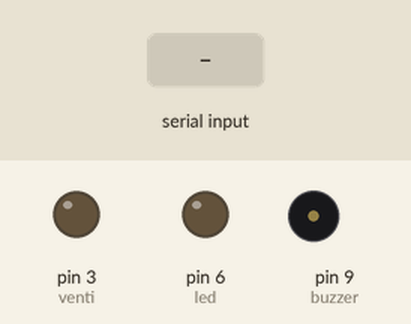
Recording of a sketch running on a simulated Arduino Uno, built with avr-gcc and run on an emulated ATmega328P. Shown: output pins drawn as LEDs (lit = HIGH), buzzer (waves = sounding, pin HIGH). The inputs (shaded band) are chosen by the test bench.

Above: at 1.2 s.
1.3 s: "a" received over Serial
At 1.8 s:
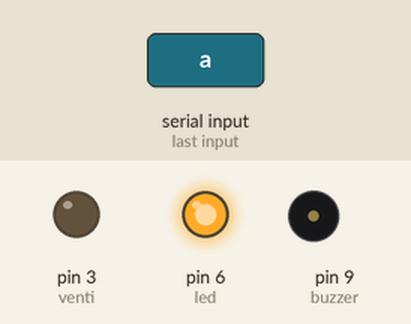
2.8 s: "c" received over Serial
At 4.0 s:
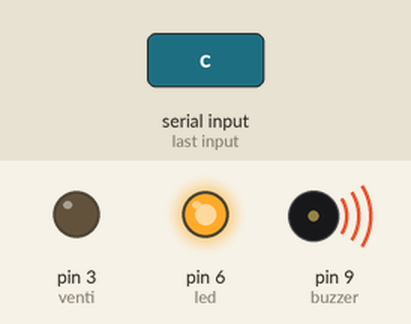
4.3 s: "b" received over Serial
At 5.2 s:
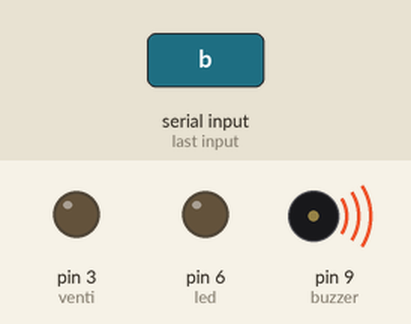
5.8 s: "e" received over Serial
At 6.4 s:
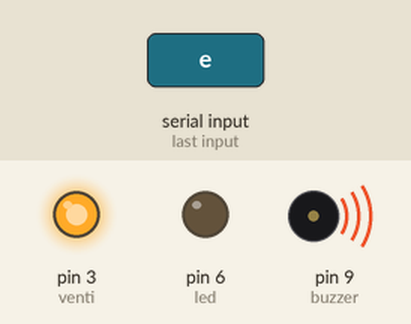
7.3 s: "d" received over Serial
At 8.5 s:
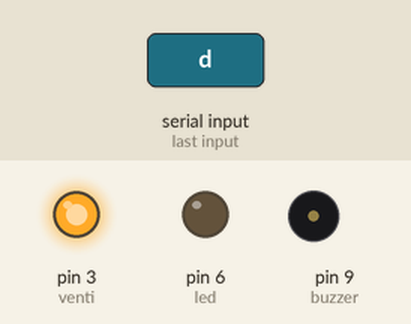
8.8 s: "f" received over Serial
At 9.9 s:
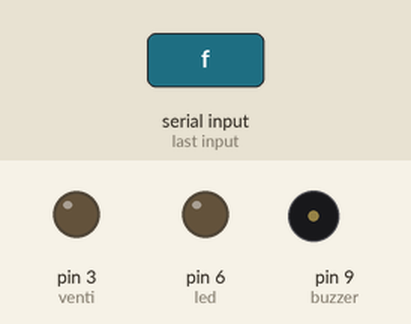
Timing chart, 0 to 11.3 s (numbered marks = the images above; inputs shaded):
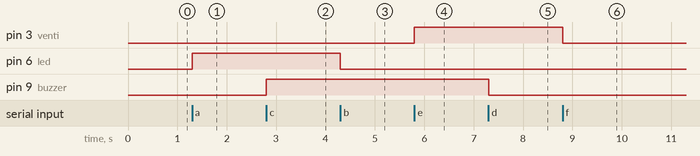

The sketch:

voz_control.ino
```cpp
int buzzer = 9;
int led = 6;
int venti = 3;

int estado = 'c',estado_ant = 'c';         // inicia detenido
int contador,pasos=0;

int duracion, distancia;  // para Calcular distacia

void setup()  {
  Serial.begin(9600);    // inicia el puerto serial para comunicacion con el Bluetooth
  pinMode(buzzer, OUTPUT);
  pinMode(led, OUTPUT);
  pinMode(venti, OUTPUT);
}

void loop()  {

  if(Serial.available()>0){
    estado = Serial.read();

    if(estado=='a')digitalWrite(led,1);
    else if(estado=='b')digitalWrite(led,0);
    else if(estado=='c')digitalWrite(buzzer,1);
    else if(estado=='d')digitalWrite(buzzer,0);
    else if(estado=='e')digitalWrite(venti,1);
    else if(estado=='f')digitalWrite(venti,0);

    //delay(1);
    contador++;
    estado_ant=estado;
  }

}
```

Measured:
- after the input at 1.3 s, pin 6 (led): LOW → HIGH at once
- after the input at 2.8 s, pin 9 (buzzer): LOW → HIGH at once
- after the input at 4.3 s, pin 6 (led): HIGH → LOW at once
- after the input at 5.8 s, pin 3 (venti): LOW → HIGH at once
- after the input at 7.3 s, pin 9 (buzzer): HIGH → LOW at once
- after the input at 8.8 s, pin 3 (venti): HIGH → LOW at once
